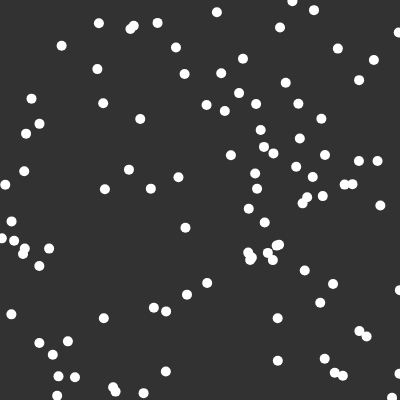
Frame 1 (no input)
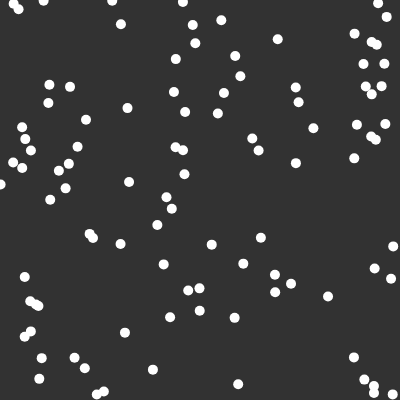
Frame 2 (the mouse pressed at the canvas centre, redrawn once)

The p5.js sketch that drew these frames (run headless with seeded random() and noise() and a simulated clock; the mouse was pressed at the canvas centre and the sketch redrawn once):

// p5.js sketch
// ── sketch.js
// require https://cdn.jsdelivr.net/npm/p5@1.4.0/lib/p5.js

// Dot Challenge Starting Point

function setup() {
	createCanvas(400, 400);
}

// smaller dots are warmer colors - red, yellow, green
// larger dots are cooler colors - blue, purple
// range of sizes for dots from smaller from starting point to bigger
// clustered more in center
// larger dots are closer and overlapping more

function draw() {
	background(50);

	noStroke();
	ellipseMode(CENTER);

	let noiseFrequency = 0.02;

	for (let i = 0; i < 100; i++) {
		// these points are not scattered in the same way
		// how can you make the arrangement match the challenge?
		let x = random(width);
		let y = random(height);

		// the diameter shouldn't always be 10, it needs to vary
		let diameter = 10;

		// the colors also need to change
		// what colorMode would be easiest to work with?
		fill(255, 255, 255);

		ellipse(x, y, diameter, diameter);
	}

	noLoop();
}
